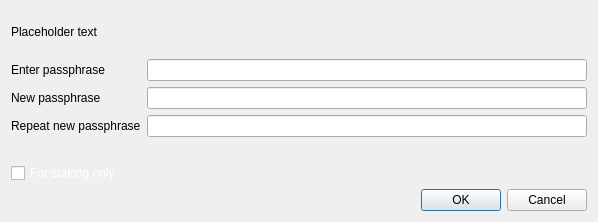
<?xml version="1.0" encoding="UTF-8"?>
<ui version="4.0">
 <class>AskPassphraseDialog</class>
 <widget class="QDialog" name="AskPassphraseDialog">
  <property name="geometry">
   <rect>
    <x>0</x>
    <y>0</y>
    <width>598</width>
    <height>222</height>
   </rect>
  </property>
  <property name="sizePolicy">
   <sizepolicy hsizetype="Preferred" vsizetype="Minimum">
    <horstretch>0</horstretch>
    <verstretch>0</verstretch>
   </sizepolicy>
  </property>
  <property name="minimumSize">
   <size>
    <width>550</width>
    <height>0</height>
   </size>
  </property>
  <property name="windowTitle">
   <string>Passphrase Dialog</string>
  </property>
  <layout class="QVBoxLayout" name="verticalLayout">
   <property name="sizeConstraint">
    <enum>QLayout::SetMinimumSize</enum>
   </property>
   <item>
    <widget class="QLabel" name="warningLabel">
     <property name="text">
      <string notr="true">Placeholder text</string>
     </property>
     <property name="textFormat">
      <enum>Qt::RichText</enum>
     </property>
     <property name="wordWrap">
      <bool>true</bool>
     </property>
    </widget>
   </item>
   <item>
    <layout class="QFormLayout" name="formLayout">
     <property name="sizeConstraint">
      <enum>QLayout::SetMinimumSize</enum>
     </property>
     <property name="fieldGrowthPolicy">
      <enum>QFormLayout::AllNonFixedFieldsGrow</enum>
     </property>
     <item row="0" column="0">
      <widget class="QLabel" name="passLabel1">
       <property name="text">
        <string>Enter passphrase</string>
       </property>
      </widget>
     </item>
     <item row="0" column="1">
      <widget class="QLineEdit" name="passEdit1">
       <property name="echoMode">
        <enum>QLineEdit::Password</enum>
       </property>
      </widget>
     </item>
     <item row="1" column="0">
      <widget class="QLabel" name="passLabel2">
       <property name="text">
        <string>New passphrase</string>
       </property>
      </widget>
     </item>
     <item row="1" column="1">
      <widget class="QLineEdit" name="passEdit2">
       <property name="echoMode">
        <enum>QLineEdit::Password</enum>
       </property>
      </widget>
     </item>
     <item row="2" column="0">
      <widget class="QLabel" name="passLabel3">
       <property name="text">
        <string>Repeat new passphrase</string>
       </property>
      </widget>
     </item>
     <item row="2" column="1">
      <widget class="QLineEdit" name="passEdit3">
       <property name="echoMode">
        <enum>QLineEdit::Password</enum>
       </property>
      </widget>
     </item>
     <item row="3" column="1">
      <widget class="QLabel" name="capsLabel">
       <property name="font">
        <font>
         <weight>75</weight>
         <bold>true</bold>
        </font>
       </property>
       <property name="text">
        <string/>
       </property>
       <property name="alignment">
        <set>Qt::AlignCenter</set>
       </property>
      </widget>
     </item>
     <item row="4" column="0">
      <widget class="QCheckBox" name="stakingCheckBox">
       <property name="enabled">
        <bool>true</bool>
       </property>
       <property name="visible">
        <bool>false</bool>
       </property>
       <property name="toolTip">
        <string>Serves to disable the trivial sendmoney when OS account compromised. Provides no real gecurity.</string>
       </property>
       <property name="styleSheet">
        <string notr="true">color:#fff;</string>
       </property>
       <property name="text">
        <string>For staking only</string>
       </property>
      </widget>
     </item>
    </layout>
   </item>
   <item>
    <widget class="QDialogButtonBox" name="buttonBox">
     <property name="orientation">
      <enum>Qt::Horizontal</enum>
     </property>
     <property name="standardButtons">
      <set>QDialogButtonBox::Cancel|QDialogButtonBox::Ok</set>
     </property>
    </widget>
   </item>
  </layout>
 </widget>
 <resources/>
 <connections>
  <connection>
   <sender>buttonBox</sender>
   <signal>accepted()</signal>
   <receiver>AskPassphraseDialog</receiver>
   <slot>accept()</slot>
   <hints>
    <hint type="sourcelabel">
     <x>20</x>
     <y>20</y>
    </hint>
    <hint type="destinationlabel">
     <x>20</x>
     <y>20</y>
    </hint>
   </hints>
  </connection>
  <connection>
   <sender>buttonBox</sender>
   <signal>rejected()</signal>
   <receiver>AskPassphraseDialog</receiver>
   <slot>reject()</slot>
   <hints>
    <hint type="sourcelabel">
     <x>20</x>
     <y>20</y>
    </hint>
    <hint type="destinationlabel">
     <x>20</x>
     <y>20</y>
    </hint>
   </hints>
  </connection>
 </connections>
</ui>
